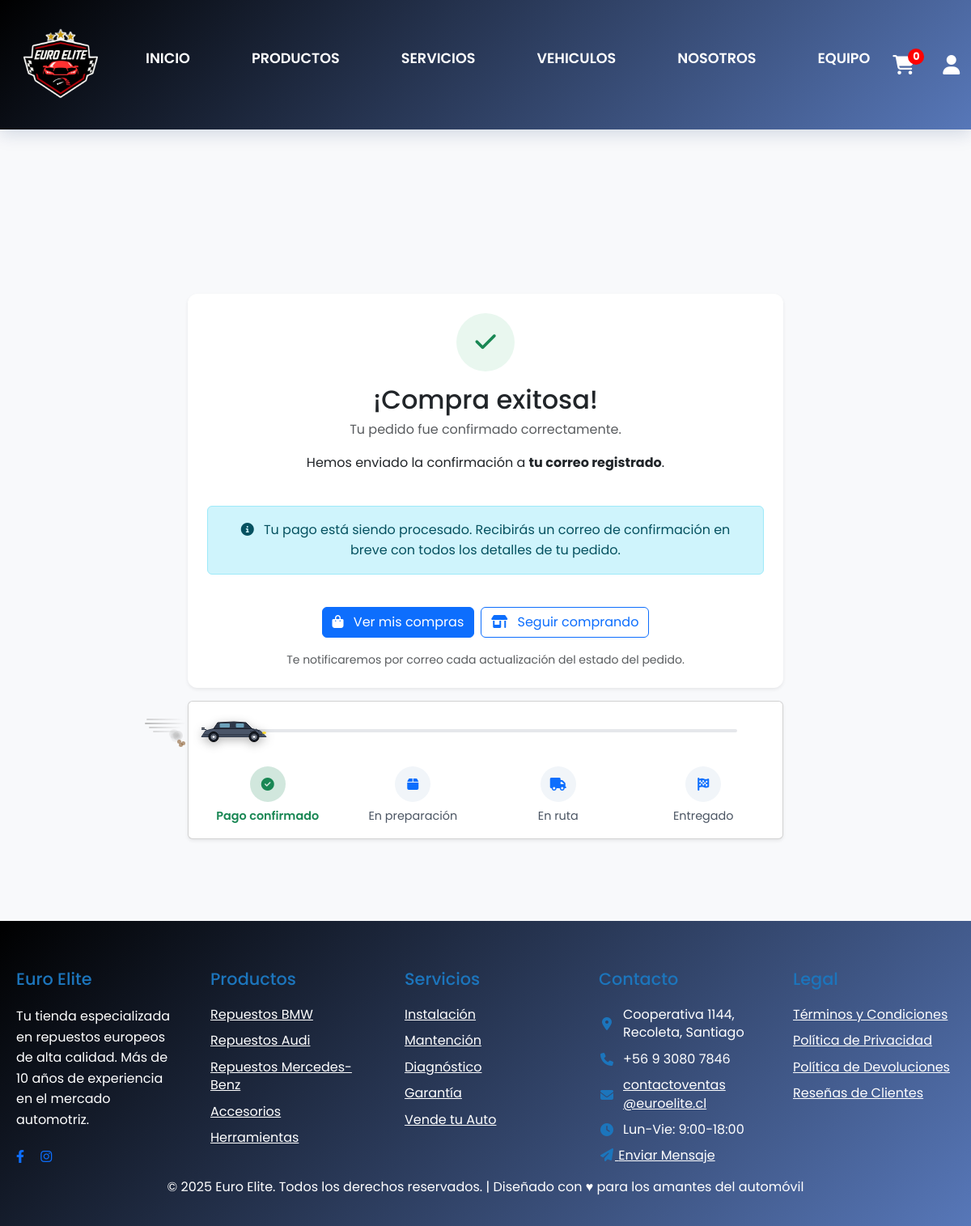
Before: /compra_exitosa/37/ with the older database file.
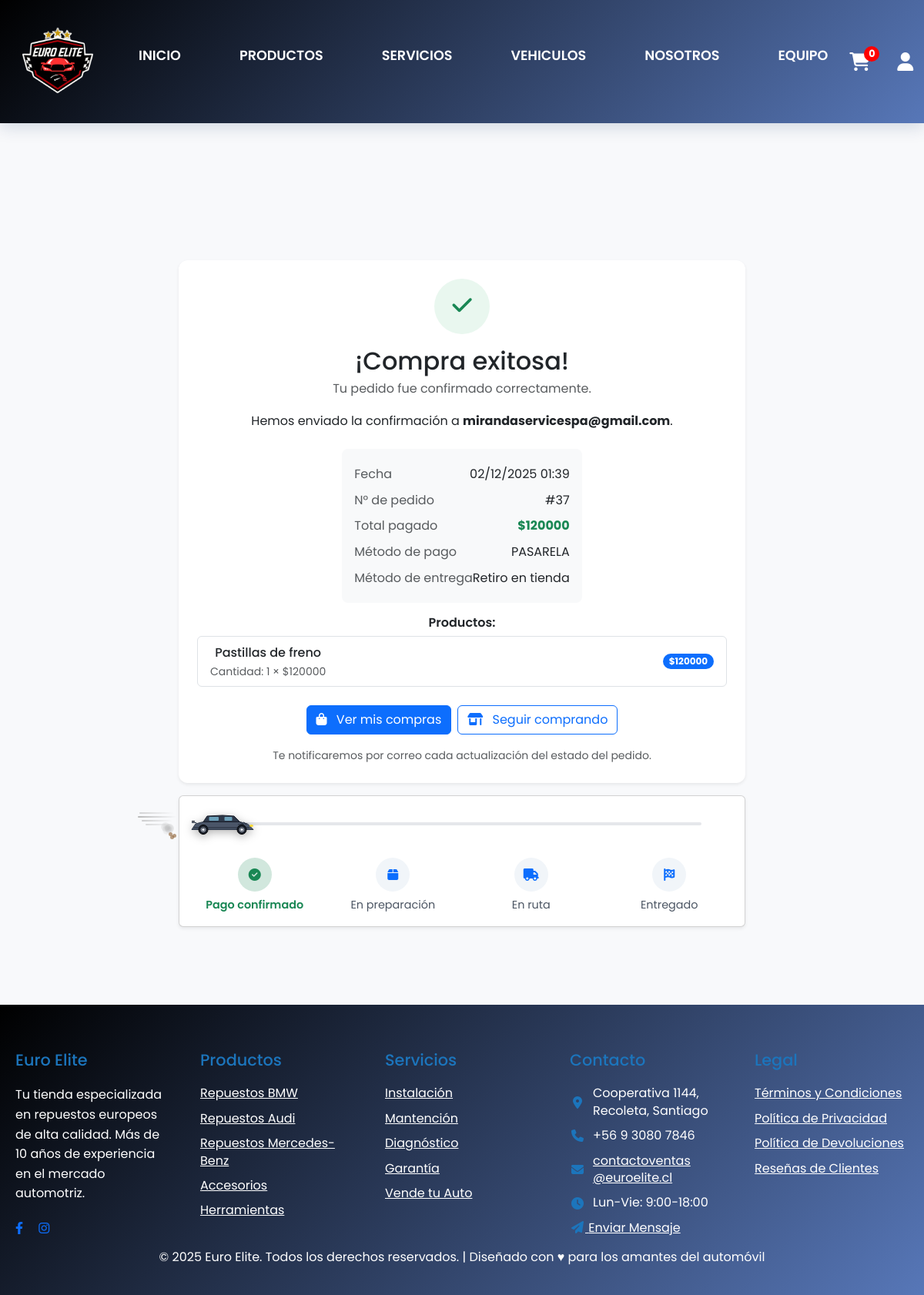
After: the same page with the newer database file.
### Main/models.py (models this page shows, shortened)
class Usuario(AbstractUser):
    username = None
    email = models.EmailField(unique=True)
    telefono = models.CharField(max_length=20, blank=True, null=True)
    rut = models.CharField(max_length=12, blank=True, null=True, unique=True)
    class Rol(models.TextChoices):
        ADMIN = "ADMIN", "Administrador"
        CLIENTE = "CLIENTE", "Cliente"
        MECANICO = "MECANICO", "Mecánico"
        RETIRO = "RETIRO", "Encargado de Retiro"
        DESPACHO = "DESPACHO", "Encargado de Despacho"
        REPARTIDOR = "REPARTIDOR", "Repartidor"
        ASIGNADOR = "ASIGNADOR", "Asignador de pedidos"
    rol = models.CharField(max_length=12, choices=Rol.choices, default=Rol.CLIENTE, db_index=True)
    bloqueado = models.BooleanField(default=False)
    accept_legal_terms = models.BooleanField(default=False)
    USERNAME_FIELD = "email"                       # login con email
    REQUIRED_FIELDS = ["first_name", "last_name"]  # se piden en createsuperuser
    objects = UsuarioManager()  # 👈 aquí va tu manager personalizado

class Pedido(models.Model):
    class Estado(models.TextChoices):
        PENDIENTE = "PENDIENTE", "Pendiente"
        PAGADO = "PAGADO", "Pagado"
        PREPARACION = "PREPARACION", "En preparación"
        EN_RUTA = "EN_RUTA", "En ruta"
        ENVIADO = "ENVIADO", "Enviado"
        ENTREGADO = "ENTREGADO", "Entregado"
        CANCELADO = "CANCELADO", "Cancelado"
    class MetodoEntrega(models.TextChoices):
        RETIRO = "RETIRO", "Retiro en tienda"
        DESPACHO = "DESPACHO", "Despacho a domicilio"
    class MetodoPago(models.TextChoices):
        EFECTIVO = "EFECTIVO", "Efectivo"
        TRANSFERENCIA = "TRANSFERENCIA", "Transferencia"
        PASARELA = "PASARELA", "Pasarela de pago"
    usuario = models.ForeignKey(
        settings.AUTH_USER_MODEL,
        on_delete=models.CASCADE,
        related_name="pedidos"
    )
    total = models.DecimalField(
        max_digits=12,
        decimal_places=0,
        help_text="Total pagado por el cliente (CON IVA incluido)"
    )
    costo_total = models.DecimalField(
        max_digits=12,
        decimal_places=0,
        default=0,
        help_text="Costo real de los productos"
    )
    iva = models.DecimalField(
        max_digits=12,
        decimal_places=0,
        default=0
    )
    ganancia = models.DecimalField(
        max_digits=12,
        decimal_places=0,
        default=0
    )
    estado = models.CharField(
        max_length=20,
        choices=Estado.choices,
        default=Estado.PENDIENTE
    )
    metodo_entrega = models.CharField(
        max_length=20,
        choices=MetodoEntrega.choices,
        default=MetodoEntrega.RETIRO
    )
    metodo_pago = models.CharField(
        max_length=20,
        choices=MetodoPago.choices,
        default=MetodoPago.EFECTIVO
    )
    creado = models.DateTimeField(auto_now_add=True)
    usuario = models.ForeignKey(
        settings.AUTH_USER_MODEL,
        on_delete=models.PROTECT,
        related_name="pedidos",
        verbose_name="Cliente"
    )
    asignado_a = models.ForeignKey(
        settings.AUTH_USER_MODEL,
        on_delete=models.SET_NULL,
        null=True,
        blank=True,
        related_name="entregas_asignadas",
        verbose_name="Empleado asignado"
    )
    asignado_por = models.ForeignKey(
        settings.AUTH_USER_MODEL,
        on_delete=models.SET_NULL,
        null=True,
        blank=True,
        related_name="asignaciones_realizadas",
        verbose_name="Asignador"
    )
    estado = models.CharField(max_length=15, choices=Estado.choices, default=Estado.PENDIENTE, db_index=True)
    metodo_entrega = models.CharField(max_length=10, choices=MetodoEntrega.choices)
    metodo_pago = models.CharField(max_length=30, choices=MetodoPago.choices)
    direccion_envio = models.ForeignKey("Direccion", null=True, blank=True, on_delete=models.SET_NULL, related_name="envios")
    direccion_facturacion = models.ForeignKey("Direccion", null=True, blank=True, on_delete=models.SET_NULL, related_name="facturaciones")
    subtotal = models.DecimalField(max_digits=12, decimal_places=2, default=0)
    descuento = models.DecimalField(max_digits=12, decimal_places=2, default=0)
    codigo_descuento = models.ForeignKey("CodigoDescuento", null=True, blank=True, on_delete=models.SET_NULL, related_name="pedidos")
    envio = models.DecimalField(max_digits=12, decimal_places=2, default=0)
    total = models.DecimalField(max_digits=12, decimal_places=2, default=0)
    entregado_por = models.CharField(max_length=100, blank=True, null=True)
    hora_entrega = models.TimeField(blank=True, null=True)
    observacion_entrega = models.TextField(blank=True, null=True)
    receptor_nombre = models.CharField(max_length=200, blank=True, null=True)
    receptor_rut = models.CharField(max_length=30, blank=True, null=True)
    firma_entrega = models.ImageField(
        upload_to="firmas/",
        null=True,
        blank=True,
        validators=[FileExtensionValidator(['png','jpg','jpeg'])]
    )
    foto_entrega = models.ImageField(
        upload_to="entregas/",
        null=True,
        blank=True,
        validators=[FileExtensionValidator(['png','jpg','jpeg'])]
    )
    creado = models.DateTimeField(auto_now_add=True)
    actualizado = models.DateTimeField(auto_now=True)
    class Meta:
        ordering = ["-creado"]
        verbose_name = "Pedido"
        verbose_name_plural = "Pedidos"

class MarcaTiempo(models.Model):
    creado = models.DateTimeField(auto_now_add=True, db_index=True)
    actualizado = models.DateTimeField(auto_now=True)
    class Meta:
        abstract = True

class Pago(MarcaTiempo):
    class Estado(models.TextChoices):
        PENDIENTE = "PENDIENTE", "Pendiente"
        COMPLETADO = "COMPLETADO", "Completado"
        FALLIDO = "FALLIDO", "Fallido"
    pedido = models.OneToOneField(Pedido, on_delete=models.CASCADE, related_name="pago")
    metodo = models.CharField(max_length=30, choices=Pedido.MetodoPago.choices)
    monto = models.DecimalField(max_digits=12, decimal_places=2)
    estado = models.CharField(max_length=12, choices=Estado.choices, default=Estado.PENDIENTE)
    flow_token = models.CharField(max_length=200, blank=True, null=True, db_index=True)
    commerce_order = models.CharField(max_length=100, blank=True, null=True, db_index=True)
    flow_response = models.TextField(blank=True, null=True)  # Respuesta cruda de Flow para auditoría

class ItemPedido(MarcaTiempo):
    pedido = models.ForeignKey(Pedido, on_delete=models.CASCADE, related_name="items")
    producto = models.ForeignKey(Producto, on_delete=models.PROTECT)
    nombre_producto = models.CharField(max_length=200)
    sku_producto = models.CharField(max_length=60)
    precio_unitario = models.DecimalField(max_digits=12, decimal_places=2)
    cantidad = models.PositiveIntegerField(validators=[MinValueValidator(1)])
    @property
    def subtotal(self):
        return self.precio_unitario * self.cantidad

### Main/views.py (the view, shortened to what this page needs)
# urls.py: path('compra_exitosa/', main_views.compra_exitosa, name='compra_exitosa'),
@csrf_exempt
def compra_exitosa(request, pedido_id=None):
    print(f"[COMPRA_EXITOSA] ========== INICIO ==========")
    print(f"[COMPRA_EXITOSA] pedido_id recibido: {pedido_id}")
    print(f"[COMPRA_EXITOSA] Usuario autenticado: {request.user.is_authenticated}")
    print(f"[COMPRA_EXITOSA] User: {request.user}")
    print(f"[COMPRA_EXITOSA] Session keys: {list(request.session.keys())}")
    print(f"[COMPRA_EXITOSA] GET params: {dict(request.GET)}")
    pedido = None
    pago = None
    if not pedido_id:
        pedido_id = request.session.get('last_order_id')
        print(f"[COMPRA_EXITOSA] pedido_id desde sesión: {pedido_id}")
    if pedido_id:
        try:
            pedido = Pedido.objects.select_related('usuario').prefetch_related('items__producto').get(id=pedido_id)
            pago = getattr(pedido, 'pago', None)
            print(f"[COMPRA_EXITOSA] ✅ Pedido {pedido.id} encontrado para usuario {pedido.usuario.email}")
            print(f"[COMPRA_EXITOSA] Estado del pedido: {pedido.estado}")
            if pedido.estado == Pedido.Estado.CANCELADO:
                print(f"[COMPRA_EXITOSA] 🚫 Pedido CANCELADO - redirigiendo a compra_rechazada")
                return redirect('compra_rechazada', pedido_id=pedido.id)
            request.session['last_order_id'] = pedido.id
        except Pedido.DoesNotExist:
            print(f"[COMPRA_EXITOSA] ❌ Pedido {pedido_id} NO existe en BD")
            pedido = None
    if not pedido:
        print(f"[COMPRA_EXITOSA] ⚠️ No se encontró ningún pedido")
        messages.info(request, "Tu pago está siendo procesado. Recibirás una confirmación por correo.")
    comprobante_url = pago.comprobante_url if pago and hasattr(pago, 'comprobante_url') else None
    numero_pedido = getattr(pedido, 'id', None) if pedido else None
    total = getattr(pedido, 'total', None) if pedido else None
    metodo_pago = getattr(pago, 'metodo', None) if pago else None
    items_con_precios = None
    if pedido:
        try:
            from decimal import Decimal, ROUND_HALF_UP
            items = list(pedido.items.all())
            sub_total_pedido = sum((i.subtotal for i in items), Decimal(0))
            descuento_total = getattr(pedido, 'descuento', Decimal(0)) or Decimal(0)
        except Exception:
            items_con_precios = None
    template_user = request.user if request.user.is_authenticated else (pedido.usuario if pedido else None)
    print(f"[COMPRA_EXITOSA] Renderizando template con pedido_id={numero_pedido}")
    print(f"[COMPRA_EXITOSA] ========== FIN ==========")
    return render(request, 'taller/compra_exitosa.html', {
        'user': template_user,
        'pedido': pedido,
        'numero_pedido': numero_pedido,
        'total': total,
        'metodo_pago': metodo_pago,
        'comprobante_url': comprobante_url,
        'items_con_precios': items_con_precios,
    })

### Main/templates/taller/compra_exitosa.html (shortened to what the changed rows need)
{% extends 'base.html' %}
{% load static %}
{% block content %}
<br>
<br>
<br>
<br>
<br>
<br>
<div class="container my-4">
  <div class="row justify-content-center">
    <div class="col-12 col-lg-8">
      <div class="card shadow-sm p-4 text-center success-card">
        <div class="success-icon mx-auto mb-3">
          <i class="fa-solid fa-check"></i>
        </div>
        <h2 class="mb-1">¡Compra exitosa!</h2>
        <p class="text-muted mb-3">Tu pedido fue confirmado correctamente.</p>
        <p class="mb-4">
          Hemos enviado la confirmación a
          <strong>{{ user.email|default:"tu correo registrado" }}</strong>.
        </p>
        {% if pedido %}
        <div class="bg-light rounded-3 p-3 text-start mx-auto" style="max-width: 520px;">
          <div class="d-flex justify-content-between py-1">
            <span class="text-muted">Fecha</span>
            <span>{{ pedido.creado|date:"d/m/Y H:i" }}</span>
          </div>
          {% if numero_pedido %}
          <div class="d-flex justify-content-between py-1">
            <span class="text-muted">N° de pedido</span>
            <span>#{{ numero_pedido }}</span>
          </div>
          {% endif %}
          {% if total %}
          <div class="d-flex justify-content-between py-1">
            <span class="text-muted">Total pagado</span>
            <span class="fw-bold text-success">${{ total|floatformat:0 }}</span>
          </div>
          {% endif %}
          {% if metodo_pago %}
          <div class="d-flex justify-content-between py-1">
            <span class="text-muted">Método de pago</span>
            <span>{{ metodo_pago }}</span>
          </div>
          {% endif %}
          {% if pedido.metodo_entrega %}
          <div class="d-flex justify-content-between py-1">
            <span class="text-muted">Método de entrega</span>
            <span>{{ pedido.get_metodo_entrega_display }}</span>
          </div>
          {% endif %}
        </div>
        {% if items_con_precios %}
        <div class="mt-3">
          <h6 class="fw-semibold mb-2">Productos:</h6>
          <div class="list-group">
            {% for it in items_con_precios %}
            <div class="list-group-item d-flex justify-content-between align-items-center">
              <div>
                <div class="fw-medium">{{ it.nombre }}</div>
                <small>
                  Cantidad: {{ it.cantidad }} ×
                  {% if it.precio_unitario_final < it.precio_unitario_original %}
                    <span class="text-decoration-line-through text-muted">${{ it.precio_unitario_original|floatformat:0 }}</span>
                    <span class="text-success fw-semibold">${{ it.precio_unitario_final|floatformat:0 }}</span>
                  {% else %}
                    ${{ it.precio_unitario_final|floatformat:0 }}
                  {% endif %}
                </small>
              </div>
              <div class="text-end">
                {% if it.subtotal_final < it.subtotal_original %}
                  <div class="small text-muted text-decoration-line-through">${{ it.subtotal_original|floatformat:0 }}</div>
                {% endif %}
                <span class="badge bg-primary rounded-pill">${{ it.subtotal_final|floatformat:0 }}</span>
                {% if it.subtotal_final < it.subtotal_original %}
                  <div class="small text-success">Ahorro: -${{ it.ahorro|floatformat:0 }}</div>
                {% endif %}
              </div>
            </div>
            {% endfor %}
          </div>
        </div>
        {% elif pedido.items.all %}
        <div class="mt-3">
          <h6 class="fw-semibold mb-2">Productos:</h6>
          <div class="list-group">
            {% for item in pedido.items.all %}
            <div class="list-group-item d-flex justify-content-between align-items-center">
              <div>
                <div class="fw-medium">{{ item.nombre_producto }}</div>
                <small class="text-muted">Cantidad: {{ item.cantidad }} × ${{ item.precio_unitario|floatformat:0 }}</small>
              </div>
              <span class="badge bg-primary rounded-pill">${{ item.subtotal|floatformat:0 }}</span>
            </div>
            {% endfor %}
          </div>
        </div>
        {% endif %}
        {% else %}
        <div class="alert alert-info mt-3" role="alert">
          <i class="fa-solid fa-circle-info me-2"></i>
          Tu pago está siendo procesado. Recibirás un correo de confirmación en breve con todos los detalles de tu pedido.
        </div>
        {% endif %}
        <div class="d-flex flex-wrap gap-2 justify-content-center mt-4">
          <a href="{% url 'mis_pedidos' %}" class="btn btn-primary">
          </a>
          <a href="{% url 'productos' %}" class="btn btn-outline-primary">
          </a>
        </div>
        <p class="small text-muted mt-3 mb-0">
          Te notificaremos por correo cada actualización del estado del pedido.
        </p>
      </div>
    </div>
  </div>
</div>
<br>
<br>
<br>
{% endblock %}

Changed rows visible on the page:
now on this page (row unchanged): Usuario: email "mirandaservicespa@gmail.com"
added Pedido: creado "02/12/2025 01:39", total "120000", metodo_entrega "Retiro en tienda"
added Pago: metodo "PASARELA"
added ItemPedido: nombre_producto "Pastillas de freno", cantidad "1", precio_unitario "120000", subtotal "120000"
Other visible differences:
{{ numero_pedido }}: (not shown) → "37"
{{ user.email|default:"tu correo registrado" }}: "tu correo registrado" → (not shown)
text no longer shown: "Tu pago está siendo procesado. Recibirás un correo de confirmación en breve con todos los detalles de tu pedido."
text now shown: "Fecha N° de pedido # Total pagado $ Método de pago Método de entrega Productos:"
